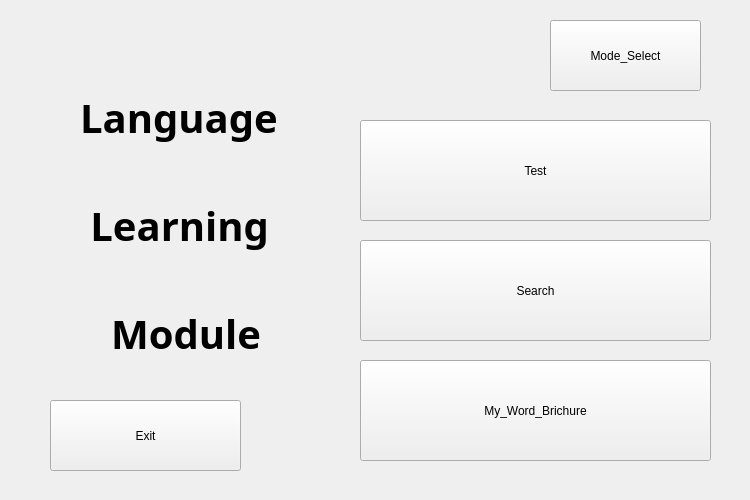
<?xml version="1.0" encoding="UTF-8"?>
<ui version="4.0">
 <class>Main_Window</class>
 <widget class="QWidget" name="Main_Window">
  <property name="geometry">
   <rect>
    <x>0</x>
    <y>0</y>
    <width>750</width>
    <height>500</height>
   </rect>
  </property>
  <property name="minimumSize">
   <size>
    <width>750</width>
    <height>500</height>
   </size>
  </property>
  <property name="maximumSize">
   <size>
    <width>900</width>
    <height>500</height>
   </size>
  </property>
  <property name="windowTitle">
   <string>Main_Window</string>
  </property>
  <widget class="QPushButton" name="Test_button">
   <property name="geometry">
    <rect>
     <x>360</x>
     <y>120</y>
     <width>351</width>
     <height>101</height>
    </rect>
   </property>
   <property name="text">
    <string>Test</string>
   </property>
  </widget>
  <widget class="QPushButton" name="Search_button">
   <property name="geometry">
    <rect>
     <x>360</x>
     <y>240</y>
     <width>351</width>
     <height>101</height>
    </rect>
   </property>
   <property name="text">
    <string>Search</string>
   </property>
  </widget>
  <widget class="QPushButton" name="Brochure_button">
   <property name="geometry">
    <rect>
     <x>360</x>
     <y>360</y>
     <width>351</width>
     <height>101</height>
    </rect>
   </property>
   <property name="text">
    <string>My_Word_Brichure</string>
   </property>
  </widget>
  <widget class="QPushButton" name="Exit_button">
   <property name="geometry">
    <rect>
     <x>50</x>
     <y>400</y>
     <width>191</width>
     <height>71</height>
    </rect>
   </property>
   <property name="text">
    <string>Exit</string>
   </property>
  </widget>
  <widget class="QPushButton" name="Mode_button">
   <property name="geometry">
    <rect>
     <x>550</x>
     <y>20</y>
     <width>151</width>
     <height>71</height>
    </rect>
   </property>
   <property name="text">
    <string>Mode_Select</string>
   </property>
  </widget>
  <widget class="QLabel" name="Title">
   <property name="geometry">
    <rect>
     <x>80</x>
     <y>90</y>
     <width>221</width>
     <height>271</height>
    </rect>
   </property>
   <property name="font">
    <font>
     <family>Lucida Bright</family>
     <pointsize>30</pointsize>
     <bold>true</bold>
    </font>
   </property>
   <property name="mouseTracking">
    <bool>false</bool>
   </property>
   <property name="text">
    <string>Language

 Learning

   Module</string>
   </property>
  </widget>
 </widget>
 <resources/>
 <connections/>
</ui>
